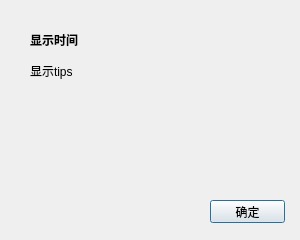
<?xml version="1.0" encoding="UTF-8"?>
<ui version="4.0">
 <class>QTipDlg</class>
 <widget class="QDialog" name="QTipDlg">
  <property name="geometry">
   <rect>
    <x>0</x>
    <y>0</y>
    <width>300</width>
    <height>240</height>
   </rect>
  </property>
  <property name="minimumSize">
   <size>
    <width>300</width>
    <height>240</height>
   </size>
  </property>
  <property name="maximumSize">
   <size>
    <width>300</width>
    <height>240</height>
   </size>
  </property>
  <property name="windowTitle">
   <string>爱心贴士</string>
  </property>
  <property name="windowOpacity">
   <double>0.800000000000000</double>
  </property>
  <property name="styleSheet">
   <string notr="true"/>
  </property>
  <widget class="QLabel" name="labelTime">
   <property name="geometry">
    <rect>
     <x>30</x>
     <y>30</y>
     <width>221</width>
     <height>21</height>
    </rect>
   </property>
   <property name="styleSheet">
    <string notr="true">border-image: url();
font: 75 14pt &quot;宋体&quot;;</string>
   </property>
   <property name="text">
    <string>&lt;html&gt;&lt;head/&gt;&lt;body&gt;&lt;p&gt;&lt;span style=&quot; font-weight:600;&quot;&gt;显示时间&lt;/span&gt;&lt;/p&gt;&lt;/body&gt;&lt;/html&gt;</string>
   </property>
  </widget>
  <widget class="QLabel" name="labelTip">
   <property name="geometry">
    <rect>
     <x>30</x>
     <y>60</y>
     <width>191</width>
     <height>21</height>
    </rect>
   </property>
   <property name="styleSheet">
    <string notr="true">border-image: url();
font: 75 14pt &quot;宋体&quot;;</string>
   </property>
   <property name="text">
    <string>显示tips</string>
   </property>
  </widget>
  <widget class="QPushButton" name="pushbutton_ok">
   <property name="geometry">
    <rect>
     <x>210</x>
     <y>200</y>
     <width>75</width>
     <height>23</height>
    </rect>
   </property>
   <property name="styleSheet">
    <string notr="true">border-image: url();</string>
   </property>
   <property name="text">
    <string>确定</string>
   </property>
  </widget>
 </widget>
 <layoutdefault spacing="6" margin="11"/>
 <resources/>
 <connections/>
</ui>
